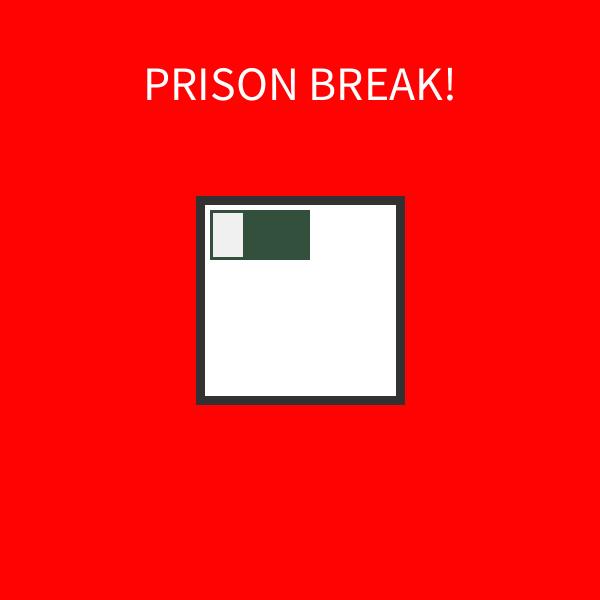
Frame 1 (no input)
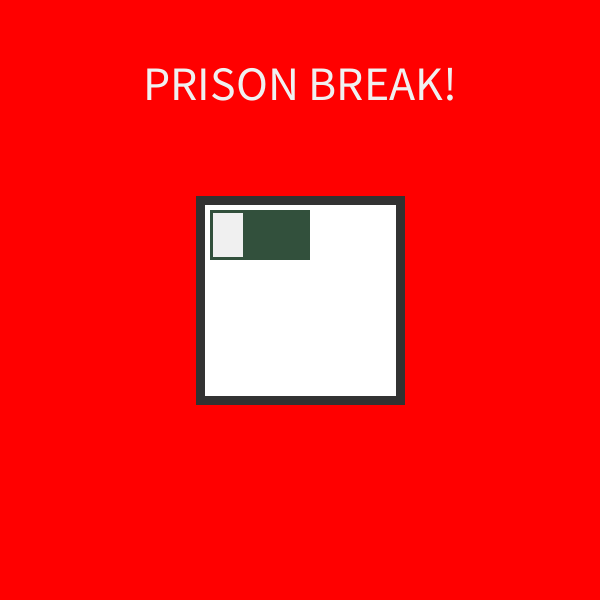
Frame 60 (the mouse pressed at the canvas centre just before this capture)
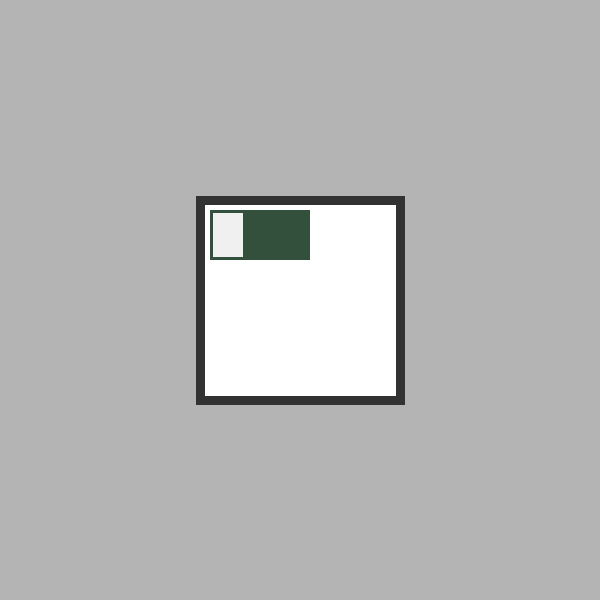
Frame 120 (the mouse held since frame 60 and released just before this capture)

The Processing sketch that drew these frames (run headless with seeded random() and noise(); from frame 60 on, the mouse is pressed at the canvas centre):

// Processing sketch: jail_cell
// ── jail_cell.pde
int rectX = 200;
int rectY = 200;
int rectW = 200;
int rectH = 200;

void setup()
{
  size(600, 600);
  textAlign(CENTER);
  textSize(48);
  strokeWeight(9);
}

void draw()
{
  background(180);
  // If the mouse isn't in the cell, sound the alarm!
  if(!isInsideRect(mouseX, mouseY, rectX, rectY, rectW, rectH)) {
    int flash = (frameCount % 60) * 3; // frameCount is the number of times draw() has completed
    background(255, flash, flash);       // % 60 keeps it between 0 and 59, and loops about every two seconds because sketches aim for 30 frames per second
    text("PRISON BREAK!", width/2, 100); // * 3 to make it bright and noticable: 0 - 177
  }
  // Cell
  stroke(50);
  fill(255);
  rect(rectX, rectY, rectW, rectH);
  // Bed
  noStroke();
  fill(50, 80, 60);
  rect(rectX+10, rectY+10, 100, 50);
  // Pillow
  fill(240);
  rect(rectX+13, rectY+13, 30, 44);
}

// Copied from class
boolean isInsideRect(float x, float y, float rectX, float rectY, float rectW, float rectH)
{
  boolean answer = x > rectX && y > rectY && x < rectX+rectW && y < rectY+rectH;
  return answer;
}
